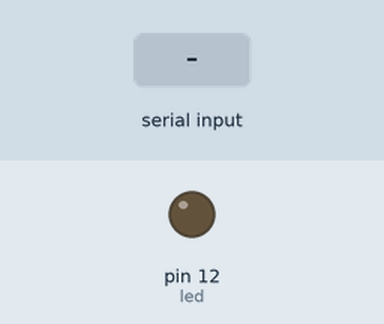
Recording of a sketch running on a simulated Arduino Uno, built with avr-gcc and run on an emulated ATmega328P. Shown: output pins drawn as LEDs (lit = HIGH). The inputs (shaded band) are chosen by the test bench.

Above: at 1.2 s.
1.3 s: "A" received over Serial
At 3.4 s:
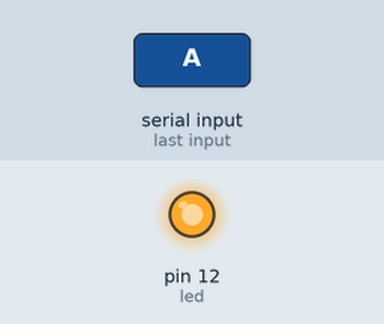
3.8 s: "a" received over Serial
At 5.2 s:
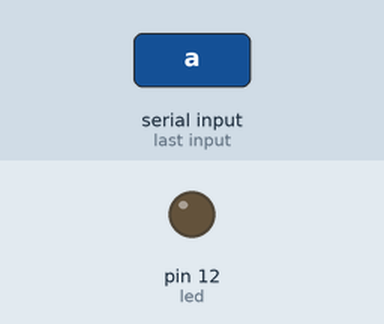
Timing chart, 0 to 6.8 s (numbered marks = the images above; inputs shaded):
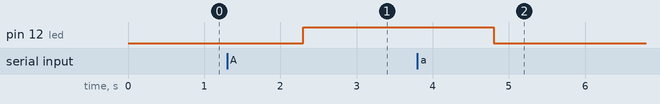

Measured:
- after the input at 1.3 s, pin 12 (led): LOW → HIGH after 1.0 s
- after the input at 3.8 s, pin 12 (led): HIGH → LOW after 1.0 s

The sketch:

cslightonandoff.ino
```cpp
#define led 12
void setup() {
  // put your setup code here, to run once:
  Serial.begin(9600);
  pinMode(led, OUTPUT);
}
String data;
char d1;
void loop() {
  // put your main code here, to run repeatedly:
  if(Serial.available()){
    data = Serial.readString();
    d1 = data.charAt(0);

    if(d1 == 'A'){
      digitalWrite(led, HIGH);
    }else if(d1 == 'a'){
      digitalWrite(led, LOW);
    }
  }
}
```
